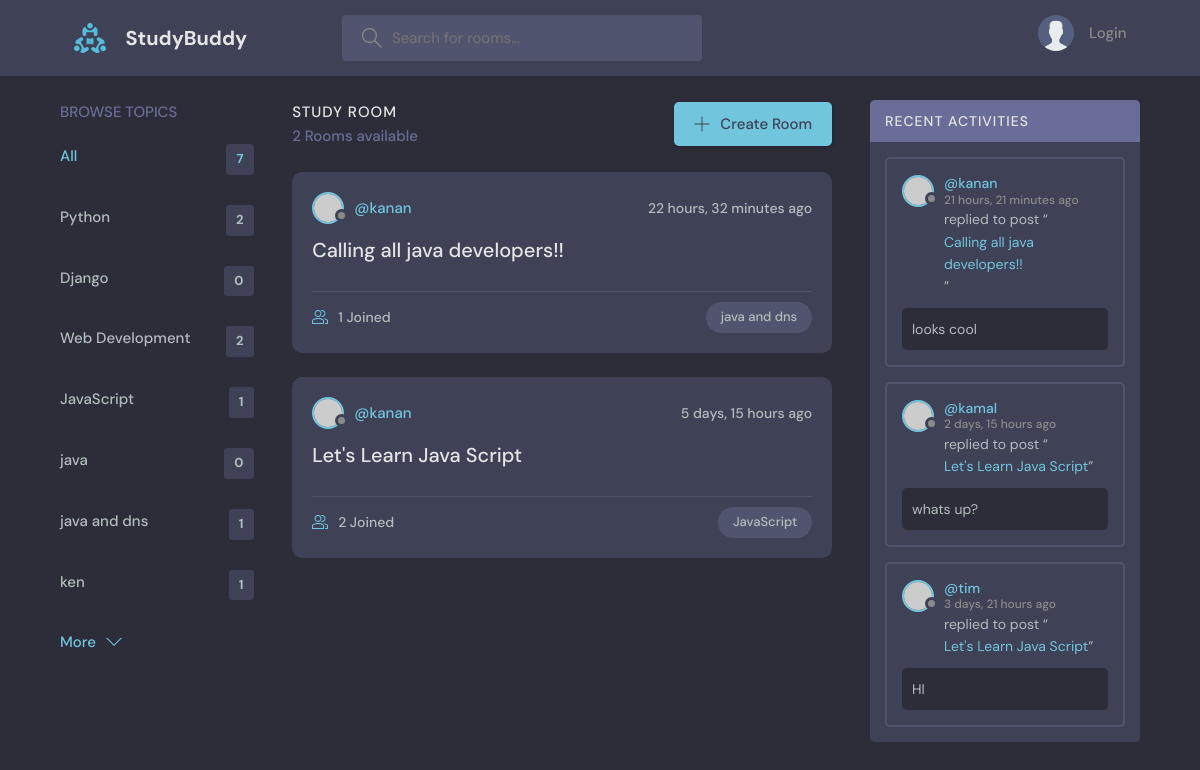
Page /?q=java on the committed database.
### base/models.py (models this page shows, shortened)
class Topic(models.Model):
    name = models.CharField(max_length=200)

class Room(models.Model):
    host = models.ForeignKey(User, on_delete=models.SET_NULL, null=True)
    topic = models.ForeignKey(Topic, on_delete=models.SET_NULL, null=True)
    name = models.CharField(max_length=200)
    description = models.TextField(null=True, blank=True)
    participants = models.ManyToManyField(User, related_name='participants', blank=True)
    updated = models.DateTimeField(auto_now=True)
    created = models.DateTimeField(auto_now_add=True)
    class Meta:
        ordering = ['-updated', '-created']
    def __str__(self):
        return self.name

class Message(models.Model):
    user = models.ForeignKey(User, on_delete=models.CASCADE)
    room = models.ForeignKey(Room, on_delete=models.CASCADE)
    body = models.TextField()
    updated = models.DateTimeField(auto_now=True)
    created = models.DateTimeField(auto_now_add=True)
    class Meta:
        ordering = ['-updated', '-created']

### base/views.py (the view)
# urls.py: path('',views.home, name='home' ),
def home(request):
    q = request.GET.get('q') if request.GET.get('q') != None else ''
    rooms = Room.objects.filter(
        Q(topic__name__icontains=q) |
        Q(name__icontains=q) |
        Q(description__icontains=q)
        )
    topics = Topic.objects.all()
    room_count = rooms.count()
    room_messages = Message.objects.filter(Q(room__topic__name__icontains=q))
    context = {'rooms': rooms, 'topics':topics, 'room_count':room_count, 'room_messages': room_messages}
    return render(request, 'base/home.html', context)

### base/templates/base/home.html (shortened to what this page needs)
{% extends 'main.html' %}
{% block content %}
    <main class="layout layout--3">
      <div class="container">
        {% include 'base/topics_component.html' %}
        <div class="roomList">
          <div class="roomList__header">
            <div>
              <h2>Study Room</h2>
              <p>{{room_count}} Rooms available</p>
            </div>
            <a class="btn btn--main" href="{% url 'create-room' %}">
              <svg version="1.1" xmlns="http://www.w3.org/2000/svg" width="32" height="32" viewBox="0 0 32 32">
                <title>add</title>
                <path
                  d="M16.943 0.943h-1.885v14.115h-14.115v1.885h14.115v14.115h1.885v-14.115h14.115v-1.885h-14.115v-14.115z"
                ></path>
              </svg>
              Create Room
            </a>
          </div>
          {% include 'base/feed_component.html' %}
        </div>
        {% include 'base/activity_component.html' %}
      </div>
    </main>
{% endblock %}

### base/templates/base/topics_component.html
<div class="topics">
    <div class="topics__header">
      <h2>Browse Topics</h2>
    </div>
    <ul class="topics__list">
      <li>
        <a href="{% url 'home' %}" class="active">All <span>{{topics.count}}</span></a>
      </li>
      {% for topic in topics %}
      <li>
        <a href="{% url 'home' %}?q={{topic.name}}">{{topic.name}}<span>{{topic.room_set.all.count}}</span></a>
      </li>
      {% endfor %}
    </ul>
    <a class="btn btn--link" href="topics.html">
      More
      <svg version="1.1" xmlns="http://www.w3.org/2000/svg" width="32" height="32" viewBox="0 0 32 32">
        <title>chevron-down</title>
        <path d="M16 21l-13-13h-3l16 16 16-16h-3l-13 13z"></path>
      </svg>
    </a>
  </div>

### base/templates/base/feed_component.html (shortened to what this page needs)
{% for room in rooms %}
<div class="roomListRoom">
    <div class="roomListRoom__header">
      <a href="{% url 'user-profile' room.host.id %}" class="roomListRoom__author">
        <div class="avatar avatar--small">
          <img src="https://randomuser.me/api/portraits/women/11.jpg" />
        </div>
        <span>@{{room.host.username}}</span>
      </a>
      <div class="roomListRoom__actions">
        <span>{{room.created|timesince}} ago</span>
      </div>
    </div>
    <div class="roomListRoom__content">
      <a href="{% url 'room' room.id %}">{{room.name}}</a>
    </div>
    <div class="roomListRoom__meta">
      <a href="{% url 'room' room.id %}" class="roomListRoom__joined">
        {{room.participants.all.count}} Joined
      </a>
      <p class="roomListRoom__topic">{{room.topic.name}}</p>
    </div>
  </div>
{% endfor %}

### base/templates/base/activity_component.html (shortened to what this page needs)
<div class="activities">
    <div class="activities__header">
      <h2>Recent Activities</h2>
    </div>
    {% for message in room_messages %}
    <div class="activities__box">
      <div class="activities__boxHeader roomListRoom__header">
        <a href="{% url 'user-profile' message.user.id %}" class="roomListRoom__author">
          <div class="avatar avatar--small">
            <img src="https://randomuser.me/api/portraits/women/11.jpg" />
          </div>
          <p>
            @{{message.user}}
            <span>{{message.created|timesince}} ago</span>
          </p>
        </a>
      </div>
      <div class="activities__boxContent">
        <p>replied to post “<a href="{% url 'room' message.room.id %}">{{message.room}}</a>”</p>
        <div class="activities__boxRoomContent">
         {{message.body}}
        </div>
      </div>
    </div>
    {% endfor %}
  </div>

### rows in the picture
Topic: name "Python", room_set.all.count "2"
Topic: name "Django", room_set.all.count "0"
Topic: name "Web Development", room_set.all.count "2"
Topic: name "JavaScript", room_set.all.count "1"
Topic: name "java", room_set.all.count "0"
Topic: name "java and dns", room_set.all.count "1"
Topic: name "ken", room_set.all.count "1"
Room: host.username "kanan", created "22 hours, 32 minutes", name "Calling all java developers!!", participants.all.count "1", topic.name "java and dns"
Room: host.username "kanan", created "5 days, 15 hours", name "Let's Learn Java Script", participants.all.count "2", topic.name "JavaScript"
Message: user "kanan", created "21 hours, 21 minutes", room "Calling all java developers!!", body "looks cool"
Message: user "kamal", created "2 days, 15 hours", room "Let's Learn Java Script", body "whats up?"
Message: user "tim", created "3 days, 21 hours", room "Let's Learn Java Script", body "HI"

### other values in the picture
{{ topics.count }} "7"
{{ room_count }} "2"
